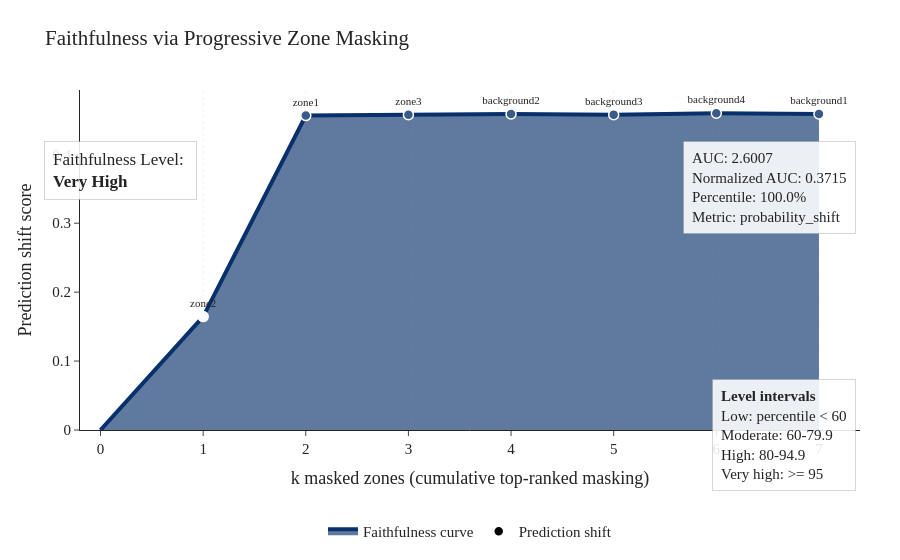

Write notebook code for a chart like this one.
### Markdown cell above
The output of `evaluate_faithfulness` includes:

- **`auc`** — trapezoidal AUC of the masking curve. Raw AUC values are bounded by the total number of zones and the model's baseline accuracy; they are **normalised to the [0, 1] interval** by dividing by the maximum achievable AUC (i.e. the AUC of a perfectly ordered ranking that masks the least-informative zones first).
- **`level`** — a categorical quality label assigned as follows:

  | Level | Condition |
  |-------|-----------|
  | *very high* | `null_percentile ≥ 95` |
  | *high* | `null_percentile ≥ 90` |
  | *moderate* | `null_percentile ≥ 75` |
  | *low* | `null_percentile ≥ 50` |
  | *very low* | `null_percentile < 50` |

- **`null_percentile`** — percentile of the true AUC against a **null distribution** built by computing the AUC for a large number of random zone orderings (default: 500 permutations). A percentile close to 100 means the LRC-based ranking is far better than random; a percentile near 50 means the ranking carries no more information than chance.
- **`curve_df`** — a DataFrame with columns `k`, `masked_zone`, `masked_zones`, and `score` describing the curve point at each masking step
- **`plot_path`** — path to a saved interactive Plotly HTML figure (when `output_path` is provided)
- **`null_distribution`** — list of AUC values from the null (random) permutations, useful for diagnostic histograms
- **`k`** — number of top zones at which the maximum drop in prediction score is observed

**Interpretation guide for the masking curve:**

- **Steep early drop** (top-left of curve is high) — the first few zones dominate the prediction, confirming that the LRC ranking captures the core decision boundary
- **Gradual decline** — predictive power is distributed across many zones; the model relies on a broad spectral signature rather than a few sharp features
- **Flat curve** — masking has little effect regardless of zone order, indicating either a weak classifier or a ranking that is misaligned with decision behaviour

### Code cell
from smx import plot_faithfulness_curve

faithfulness = smx.evaluate_faithfulness(
    X_test_prep,
    ranking="unique",
    masking_strategy="zero",
    output_path=None,
)

plot_faithfulness_curve(
    faithfulness_result=faithfulness,
    output_path=None,
    theme=my_theme,
    return_df=True,
)

### Figure 1 — Plotly figure (JSON) as saved in the notebook; plotly's stock layout.template omitted (floating-point values rounded to 4 significant figures)
{"data": [{"fill": "tozeroy", "fillcolor": "rgba(57, 89, 136, 0.8)", "hoverinfo": "skip", "line": {"color": "rgb(8, 48, 107)", "width": 4}, "mode": "lines", "name": "Faithfulness curve", "type": "scatter", "x": [0, 1, 2, 3, 4, 5, 6, 7], "y": [0.0, 0.1645, 0.4562, 0.4573, 0.4586, 0.4575, 0.4595, 0.4586]}, {"customdata": [["zone2"], ["zone1"], ["zone3"], ["background2"], ["background3"], ["background4"], ["background1"]], "hovertemplate": "k masked zones: %{x}<br>Prediction shift: %{y:.6f}<br>Latest masked zone: %{customdata[0]}<extra></extra>", "marker": {"color": [0.1645, 0.4562, 0.4573, 0.4586, 0.4575, 0.4595, 0.4586], "coloraxis": "coloraxis", "line": {"color": "white", "width": 1.5}, "size": 10}, "mode": "markers+text", "name": "Prediction shift", "text": ["zone2", "zone1", "zone3", "background2", "background3", "background4", "background1"], "textfont": {"family": "Georgia, serif", "size": 11}, "textposition": "top center", "type": "scatter", "x": [1, 2, 3, 4, 5, 6, 7], "y": [0.1645, 0.4562, 0.4573, 0.4586, 0.4575, 0.4595, 0.4586]}], "layout": {"annotations": [{"align": "left", "bgcolor": "rgba(255,255,255,0.88)", "bordercolor": "rgba(140,140,140,0.35)", "borderpad": 8, "borderwidth": 1, "font": {"family": "Georgia, serif", "size": 17}, "showarrow": false, "text": "Faithfulness Level: <br><b>Very High</b>", "x": 0.15, "xanchor": "right", "xref": "paper", "y": 0.85, "yanchor": "top", "yref": "paper"}, {"align": "left", "bgcolor": "rgba(255,255,255,0.88)", "bordercolor": "rgba(140,140,140,0.35)", "borderpad": 8, "borderwidth": 1, "showarrow": false, "text": "AUC: 2.6007<br>Normalized AUC: 0.3715<br>Percentile: 100.0%<br>Metric: probability_shift", "x": 0.995, "xanchor": "right", "xref": "paper", "y": 0.85, "yanchor": "top", "yref": "paper"}, {"align": "left", "bgcolor": "rgba(255,255,255,0.88)", "bordercolor": "rgba(140,140,140,0.35)", "borderpad": 8, "borderwidth": 1, "showarrow": false, "text": "<b>Level intervals</b><br>Low: percentile &lt; 60<br>Moderate: 60-79.9<br>High: 80-94.9<br>Very high: >= 95", "x": 0.995, "xanchor": "right", "xref": "paper", "y": 0.15, "yanchor": "top", "yref": "paper"}], "coloraxis": {"cmax": 0.4595, "cmin": 0.1645, "colorscale": [[0, "rgb(248,251,255)"], [0.03226, "rgb(243,248,253)"], [0.06452, "rgb(238,245,251)"], [0.09677, "rgb(233,242,250)"], [0.129, "rgb(227,238,248)"], [0.1613, "rgb(223,235,247)"], [0.1935, "rgb(218,231,245)"], [0.2258, "rgb(213,228,243)"], [0.2581, "rgb(207,225,241)"], [0.2903, "rgb(199,222,238)"], [0.3226, "rgb(191,218,235)"], [0.3548, "rgb(182,215,232)"], [0.3871, "rgb(173,210,230)"], [0.4194, "rgb(163,204,227)"], [0.4516, "rgb(152,199,225)"], [0.4839, "rgb(142,193,223)"], [0.5161, "rgb(132,187,220)"], [0.5484, "rgb(123,181,217)"], [0.5806, "rgb(115,175,214)"], [0.6129, "rgb(106,170,211)"], [0.6452, "rgb(99,163,207)"], [0.6774, "rgb(92,156,203)"], [0.7097, "rgb(86,150,199)"], [0.7419, "rgb(78,143,196)"], [0.7742, "rgb(73,136,191)"], [0.8065, "rgb(68,130,187)"], [0.8387, "rgb(62,122,181)"], [0.871, "rgb(58,116,176)"], [0.9032, "rgb(57,110,167)"], [0.9355, "rgb(57,102,156)"], [0.9677, "rgb(57,96,147)"], [1, "rgb(57,89,136)"]], "showscale": false}, "font": {"family": "Georgia, serif", "size": 15}, "legend": {"orientation": "h", "x": 0.5, "xanchor": "center", "y": -0.25}, "margin": {"b": 100, "l": 80, "r": 40, "t": 90}, "shapes": [{"layer": "below", "line": {"color": "rgba(80,80,80,0.25)", "dash": "dot", "width": 1}, "type": "line", "x0": 1, "x1": 1, "xref": "x", "y0": 0, "y1": 1, "yref": "y domain"}, {"layer": "below", "line": {"color": "rgba(80,80,80,0.25)", "dash": "dot", "width": 1}, "type": "line", "x0": 2, "x1": 2, "xref": "x", "y0": 0, "y1": 1, "yref": "y domain"}, {"layer": "below", "line": {"color": "rgba(80,80,80,0.25)", "dash": "dot", "width": 1}, "type": "line", "x0": 3, "x1": 3, "xref": "x", "y0": 0, "y1": 1, "yref": "y domain"}, {"layer": "below", "line": {"color": "rgba(80,80,80,0.25)", "dash": "dot", "width": 1}, "type": "line", "x0": 4, "x1": 4, "xref": "x", "y0": 0, "y1": 1, "yref": "y domain"}, {"layer": "below", "line": {"color": "rgba(80,80,80,0.25)", "dash": "dot", "width": 1}, "type": "line", "x0": 5, "x1": 5, "xref": "x", "y0": 0, "y1": 1, "yref": "y domain"}, {"layer": "below", "line": {"color": "rgba(80,80,80,0.25)", "dash": "dot", "width": 1}, "type": "line", "x0": 6, "x1": 6, "xref": "x", "y0": 0, "y1": 1, "yref": "y domain"}, {"layer": "below", "line": {"color": "rgba(80,80,80,0.25)", "dash": "dot", "width": 1}, "type": "line", "x0": 7, "x1": 7, "xref": "x", "y0": 0, "y1": 1, "yref": "y domain"}], "title": {"text": "Faithfulness via Progressive Zone Masking"}, "xaxis": {"dtick": 1, "range": [-0.2, 7.4], "tick0": 0, "tickmode": "linear", "title": {"text": "k masked zones (cumulative top-ranked masking)"}}, "yaxis": {"rangemode": "tozero", "title": {"text": "Prediction shift score"}}}}
